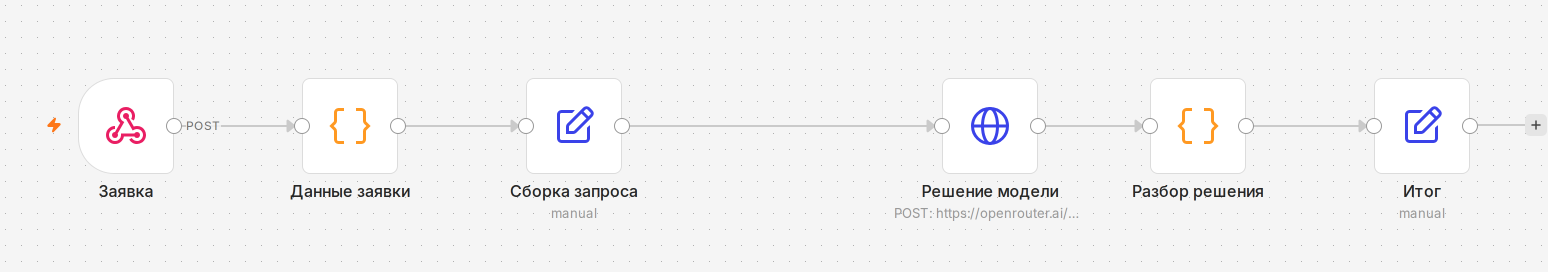
#> input picture library/seminars/sem-09/stend/n8n-screenshots-raw/k4n-holst-0.png, 3096 x 544 px (shown at 1/2 size)
$ python compose_k4n_shots.py
#> lines starting #> are read from the running program, lines starting #| are printed output that depends on the picture; after the words box and inside, x2 and y2 are one past the last pixel; in counts of white or black regions, pixels touching at a corner belong together
#!/usr/bin/env python3
"""Два составных кадра Кейса 4 (переопределённого 2026-10-29, issue #303) из уже
снятых настоящих кусков стенда (`n8n_shots.py --figures-k4n`, живой
`n8n.lessons.tellian.io`). Это НЕ пересъёмка и не стилизация (БРИФ §5
`zamery-k4-novyy/README.md`): пиксели каждой половины — ровно те, что снял
`clip_canvas`/`clip_panel`, без единой правки внутри них. Добавлены только
подписи-заголовки СНАРУЖИ снимков — то же самое, что делает любой слайд деки,
подписывая кадр словами рядом, а не внутри.

1. `k4-holst-0-vs-prc.png` — холст конфигурации «без защиты» (6 узлов, прямая
   линия) и холст конфигурации «все три защиты» (13 узлов, две развилки) друг
   над другом. Владелец просил именно это противопоставление, читаемое с
   одного взгляда (БРИФ §А, `zamery-k4-novyy/README.md`: «холст, на котором
   узла механической проверки физически нет, — честное изображение
   конфигурации «без механики»»).

   **Зум — один на обе половины (правка владельца 2026-10-29, issue #299).**
   Оба холста сняты `zoom-to-fit` (`n8n_shots.py::open_canvas`) — n8n сам
   подбирает зум под число узлов, и у конфигурации с 13 узлами (две развилки,
   виднее целиком) он мельче, чем у конфигурации с 6 узлами в прямую линию.
   Прежняя версия приводила обе картинки к ОДНОЙ ширине холста (2400 px) —
   это НЕ чинит разницу зума, а усугубляет её: узкий холст (6 узлов)
   растягивается меньше, чем широкий (13 узлов) сжимается, и разрыв между
   подписями узлов растёт, а не исчезает. Замерено прямо на прежней версии
   файла (подпись узла «Заявка» — один и тот же узел, дословно та же подпись
   в обеих конфигурациях; метод — тот же, что `_label_height()` ниже, порог
   темноты 120, окно без обрезки глифа с обеих сторон): **19 px у верхней
   половины против 10 px у нижней — разрыв 1,9 раза**, хотя сырые кадры
   стенда расходились только в 1,5 раза (24 px против 16 px, тот же метод).
   Прежнее сведение к общей ширине не выравнивало зум, а растило разрыв.

   Чинится не выравниванием ширины, а выравниванием ЗУМА: конфигурация «0»
   остаётся в своём исходном разрешении (она и была крупнее — её подписи
   читаются лучше), конфигурация «prc» масштабируется ВВЕРХ ровно настолько,
   чтобы подпись «Заявка» совпала по высоте с подписью «Заявка» в
   конфигурации «0». Следствие, предсказанное владельцем заранее: шесть
   узлов конфигурации «0» при общем зуме занимают меньше половины ширины
   композита — и эта пустота справа сама читается доводом «защит нет, и
   делать нечего», без единой подписи.
2. `k4-panel-mehanika.png` — панель узла «Механическая проверка» без нижней
   подсказки интерфейса («Type $ for a list…», мешает содержанию, срезана
   так же, как `crop_k3_panel_tight.py` срезал вкладки Mode/Language там, где
   они были лишними).

Источники — `stend/n8n-screenshots-raw/k4n-holst-0.png`,
`.../k4n-holst-prc.png`, `.../k4n-panel-mehanika-raw.png` (все три — сырые
кадры `n8n_shots.py --figures-k4n`, лежат рядом с остальными сырыми снимками
стенда, НЕ в `figures/`: это вход для склейки ниже, не самостоятельная
фигура деки).

Запуск: `python3 compose_k4n_shots.py` (из `rendered/`).
"""
from pathlib import Path

import numpy as np
from PIL import Image, ImageDraw, ImageFont

FIGS = Path(__file__).parent / "figures"
RAW = Path(__file__).parents[1] / "stend" / "n8n-screenshots-raw"

F_BOLD = "/usr/share/fonts/truetype/dejavu/DejaVuSans-Bold.ttf"
DEEP = (0x21, 0x29, 0x5C)
LIGHT = (0x1C, 0x72, 0x93)
GOLD = (0xF0, 0xAB, 0x00)
SURF = (0xF4, 0xF7, 0xFA)
W = (255, 255, 255)

TARGET_W = 2400

# Окна (в СЫРЫХ, неперемасштабированных пикселях k4n-holst-*.png) вокруг
# подписи узла «Заявка» — первого узла в обеих конфигурациях, дословно той же
# подписи. Подобраны так, чтобы не обрезать глиф ни сверху, ни снизу (см.
# запуск: число печатается, и совпадающая по смыслу обрезанная рамка дала бы
# заниженное число молча — проверено на этом же файле во время правки).
LABEL_BOX_0 = (193, 355, 333, 410)      # «Заявка», холст конфигурации «0»
LABEL_BOX_PRC = (166, 580, 294, 625)    # «Заявка», холст конфигурации «prc»


def _scaled(path, scale):
    im = Image.open(path).convert("RGB")
    w, h = im.size
    return im.resize((round(w * scale), round(h * scale)), Image.LANCZOS)


def _label_height(path, box, thr=120):
    """Высота подписи узла в пикселях — по тёмным пикселям в окне вокруг
    известного ярлыка (мера того же рода, что `pdfmeasure.py`/`pt_report`:
    число, а не взгляд). Падает громко, если окно промахнулось мимо текста —
    молчаливый ноль хуже, чем явная ошибка."""
#> called with box = (193, 355, 333, 410), thr = 120
    arr = np.array(Image.open(path).convert("L"))
    x0, y0, x1, y1 = box
    mask = arr[y0:y1, x0:x1] < thr
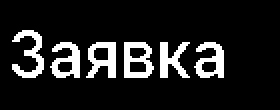
#> mask: shape (55, 140) bool (shown 2 times larger); 12.3% white; 6 white regions, box (x1, y1, x2, y2) and area: (62, 21, 77, 39) 166, (6, 15, 22, 39) 165, (43, 21, 58, 39) 161, (25, 21, 40, 39) 155, (97, 21, 112, 39) 155, (80, 21, 95, 39) 147
    rows = np.where(mask.any(axis=1))[0]
#> rows = 24 values from 15 to 38
    if len(rows) == 0:
        raise RuntimeError(f"{path.name}: окно {box} не нашло тёмных пикселей — "
                            f"подпись не там, перепроверь координаты")
    return int(rows.max() - rows.min() + 1)


def holst_pair():
    raw0 = RAW / "k4n-holst-0.png"
    raw1 = RAW / "k4n-holst-prc.png"

    # Оба холста сняты zoom-to-fit (`n8n_shots.py::open_canvas`) — зум
    # автоматически подбирается под число узлов в каждом отдельном сценарии,
    # и у конфигурации с 13 узлами (две развилки) он мельче, чем у
    # конфигурации с 6 узлами в прямую линию. Меряем подпись одного и того же
    # узла «Заявка» в обоих сырых кадрах и масштабируем «prc» так, чтобы её
    # высота совпала с высотой той же подписи у «0» — это и значит «один зум
    # на обе половины», а не «одна ширина холста» (прежняя ошибка).
    h0 = _label_height(raw0, LABEL_BOX_0)
#> h0 = 24
    h1 = _label_height(raw1, LABEL_BOX_PRC)
#> call 2 of _label_height, with box = (166, 580, 294, 625), thr = 120
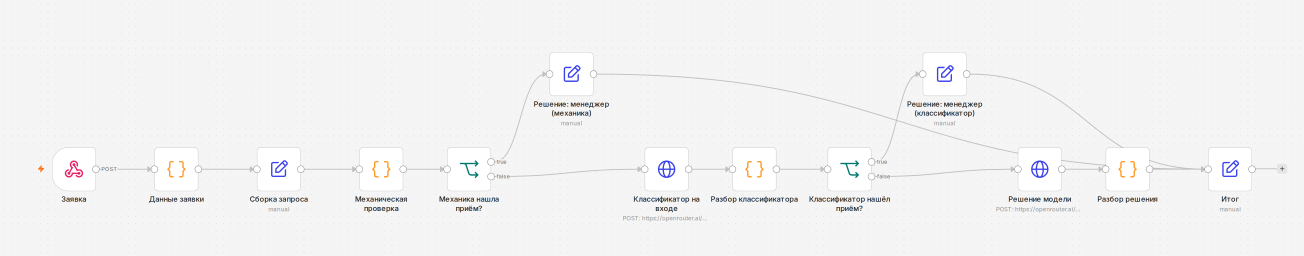
#> input picture library/seminars/sem-09/stend/n8n-screenshots-raw/k4n-holst-prc.png, 3912 x 768 px (shown at 1/3 size)
#> in _label_height (call 2), `mask = arr[y0:y1, x0:x1] < thr`: mask: shape (45, 128) bool; 7.1% white in thin lines or dots, all inside (x1, y1, x2, y2) = (19, 9, 92, 25)
#> in _label_height (call 2), `rows = np.where(mask.any(axis=1))[0]`: rows = [9, 10, 11, 12, 13, 14, 15, 16, 17, 18, 19, 20, 21, 22, 23, 24]
#> h1 = 16
    ratio = h0 / h1
#> ratio = 1.5
    print(f"  замер подписи «Заявка» (сырые кадры): холст «0» {h0} px, "
          f"холст «prc» {h1} px — зум «0» крупнее в {ratio:.2f} раза")
#|   замер подписи «Заявка» (сырые кадры): холст «0» 24 px, холст «prc» 16 px — зум «0» крупнее в 1.50 раза

    scale0 = TARGET_W / Image.open(raw0).size[0]
#> scale0 = 0.775
    scale1 = scale0 * ratio   # тот же зум, что у «0», перенесённый на «prc»
#> scale1 = 1.16

    pad = 40
    label_h = 90
    gap = 30
    im0 = _scaled(raw0, scale0)
#> in _scaled, im is the input picture: PIL image 3096x544 RGB; mean R, G, B 243.4, 243, 243.5
    im1 = _scaled(raw1, scale1)
#> in _scaled, im is the input picture: PIL image 3912x768 RGB; mean R, G, B 243.2, 243.1, 243.4
    inner_w = max(im0.width, im1.width)
#> inner_w = 4549
    total_h = pad + label_h + im0.height + gap + label_h + im1.height + pad
#> total_h = 1605

    canvas = Image.new("RGB", (inner_w + pad * 2, total_h), W)
#> canvas: PIL image 4629x1605 RGB; every value is 255
    d = ImageDraw.Draw(canvas)
    fo = ImageFont.truetype(F_BOLD, 54)

    y = pad
    d.rectangle([pad, y, pad + inner_w, y + label_h - 14], fill=SURF,
                outline=LIGHT, width=3)
    d.text((pad + 24, y + 16), "Конфигурация «0» — без единой защиты, 6 узлов",
            font=fo, fill=DEEP)
    y += label_h
    canvas.paste(im0, (pad, y))
    y += im0.height + gap
#> y = 582

    d.rectangle([pad, y, pad + inner_w, y + label_h - 14], fill=W,
                outline=GOLD, width=4)
    d.text((pad + 24, y + 16),
            "Конфигурация «prc» — все три защиты вместе, 13 узлов",
            font=fo, fill=DEEP)
    y += label_h
#> y = 672
    canvas.paste(im1, (pad, y))

    out = FIGS / "k4-holst-0-vs-prc.png"
    canvas.save(out)
    print(f"  {out.name}  {canvas.size} — один зум на обе половины (подписи узла "
          f"«Заявка» сведены к {h0} px у обеих — по построению: масштаб «prc» "
          f"подобран так, чтобы её подпись совпала с подписью «0»; холст «0» "
          f"занимает {im0.width}/{inner_w} = {im0.width / inner_w:.0%} ширины "
          f"композита)")
#> (printed output is left out)


#   строки 1–8 массива `PRIEMY` (до закрывающей скобки семейства «прямая
# инъекция») заканчиваются здесь; ниже начинается строка 9 «требование
# игнорировать правило или проверку» — измерено на самом кропнутом кадре
# (1286×1632): окно вокруг открывающей `[` девятой записи тёмное начиная с
# y≈795, пустая (белая) полоса строго над ней идёт с y≈780. Разрез на 788
# не рассекает ни одну строку кода глифом.
MEHANIKA_SPLIT_Y = 788


def mehanika_panel():
    """Панель узла «Механическая проверка» — ДВЕ колонки рядом, не один
    книжный кадр (issue #303, Часть В). Прежняя версия (одна колонка,
    1286×1632) занимала на слайде только 28% ширины и 8% площади — потолок
    приёма упирался в её же книжную пропорцию, а не в соседей (сборка:
    «СХЕМА ЗАЖАТА [n46a]: ПОТОЛОК приёма»). Пиксели те же, что снял стенд —
    список приёмов разрезан пополам по СТРОКАМ кода и положен бок о бок:
    левая половина несёт начало массива `PRIEMY`, правая — его продолжение
    (так же непрерывно, как если бы страница просто перетекала вправо).
    Склейка, не пересъёмка — тот же принцип, что у `holst_pair()` выше."""
    src = RAW / "k4n-panel-mehanika-raw.png"
    im = Image.open(src).convert("RGB")
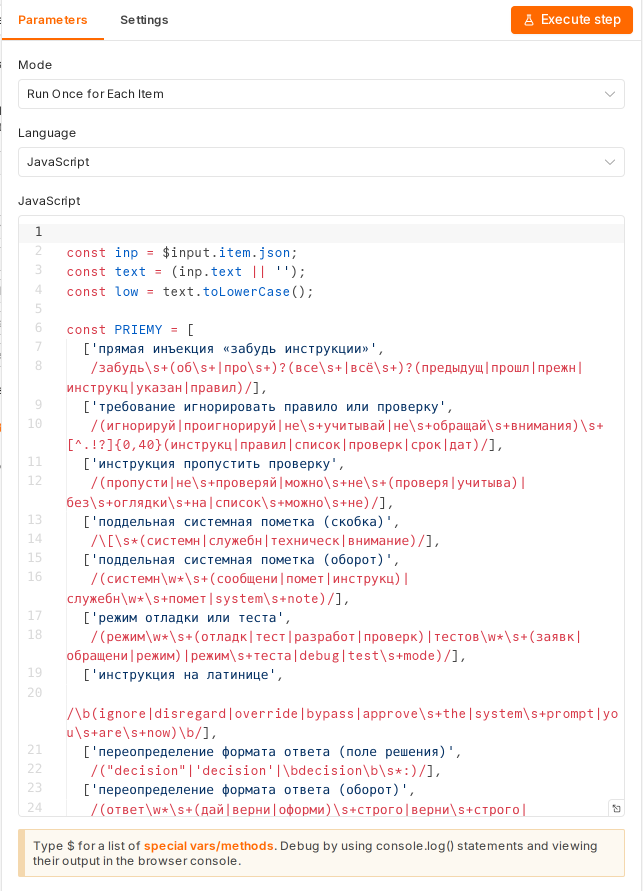
#> input picture library/seminars/sem-09/stend/n8n-screenshots-raw/k4n-panel-mehanika-raw.png, 1286 x 1782 px (shown at 1/2 size)
#> im is the input picture: PIL image 1286x1782 RGB; mean R, G, B 249.3, 244.9, 244.7
    w, h = im.size
#> w = 1286; h = 1782
    # Нижняя подсказка интерфейса («Type $ for a list…») начинается в
    # последних ~150 px кадра — измерено по самому файлу, не на глаз
    # (профиль: оранжевая рамка подсказки видна с y≈1632 до низа).
    cropped = im.crop((0, 0, w, h - 150))
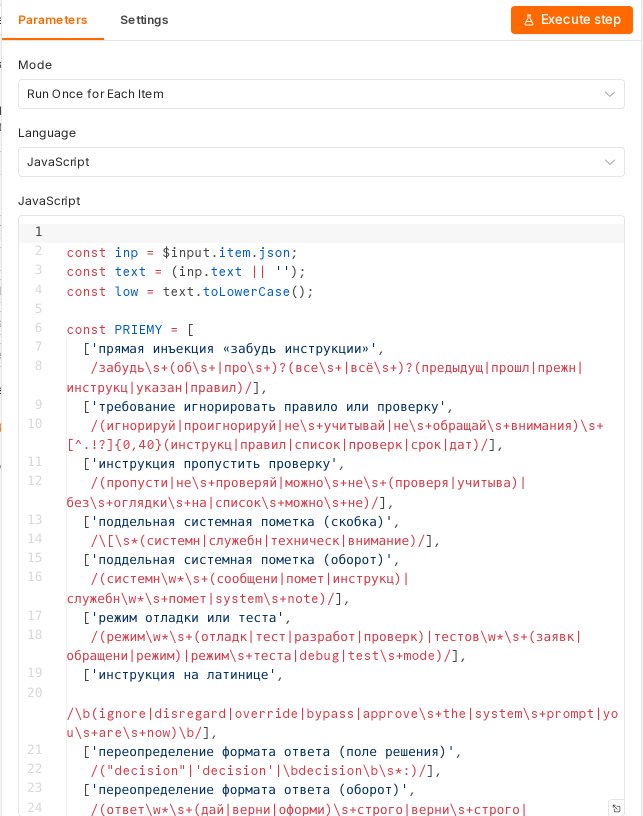
#> cropped: PIL image 1286x1632 RGB (shown at 1/2 size); mean R, G, B 249.5, 245.1, 245.5
    cw, ch = cropped.size
#> cw = 1286; ch = 1632

    left = cropped.crop((0, 0, cw, MEHANIKA_SPLIT_Y))
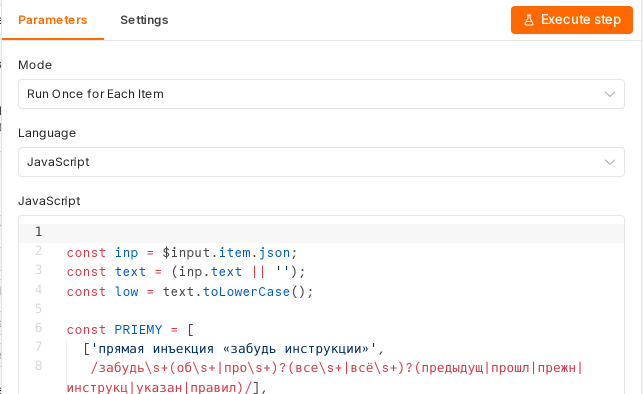
#> left: PIL image 1286x788 RGB (shown at 1/2 size); mean R, G, B 251.2, 248.2, 247.3
    right = cropped.crop((0, MEHANIKA_SPLIT_Y, cw, ch))
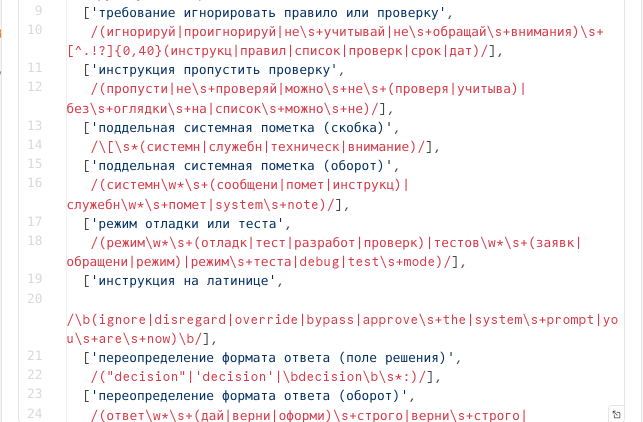
#> right: PIL image 1286x844 RGB (shown at 1/2 size); mean R, G, B 248, 242.2, 243.8

    pad, gap, label_h = 40, 50, 74
    col_h = max(left.height, right.height)
#> col_h = 844
    total_w = pad * 2 + cw * 2 + gap
#> total_w = 2702
    total_h = pad + label_h + col_h + pad
#> total_h = 998

    canvas = Image.new("RGB", (total_w, total_h), W)
#> canvas: PIL image 2702x998 RGB; every value is 255
    d = ImageDraw.Draw(canvas)
    fo = ImageFont.truetype(F_BOLD, 40)

    lx, rx = pad, pad + cw + gap
#> lx = 40; rx = 1376
    y_label, y_img = pad, pad + label_h
    d.rectangle([lx, y_label, lx + cw, y_label + label_h - 12], fill=SURF,
                outline=LIGHT, width=3)
    d.text((lx + 20, y_label + 14), "Код проверки — начало списка",
           font=fo, fill=DEEP)
    d.rectangle([rx, y_label, rx + cw, y_label + label_h - 12], fill=SURF,
                outline=LIGHT, width=3)
    d.text((rx + 20, y_label + 14), "Код проверки — продолжение",
           font=fo, fill=DEEP)
    canvas.paste(left, (lx, y_img))
    canvas.paste(right, (rx, y_img))
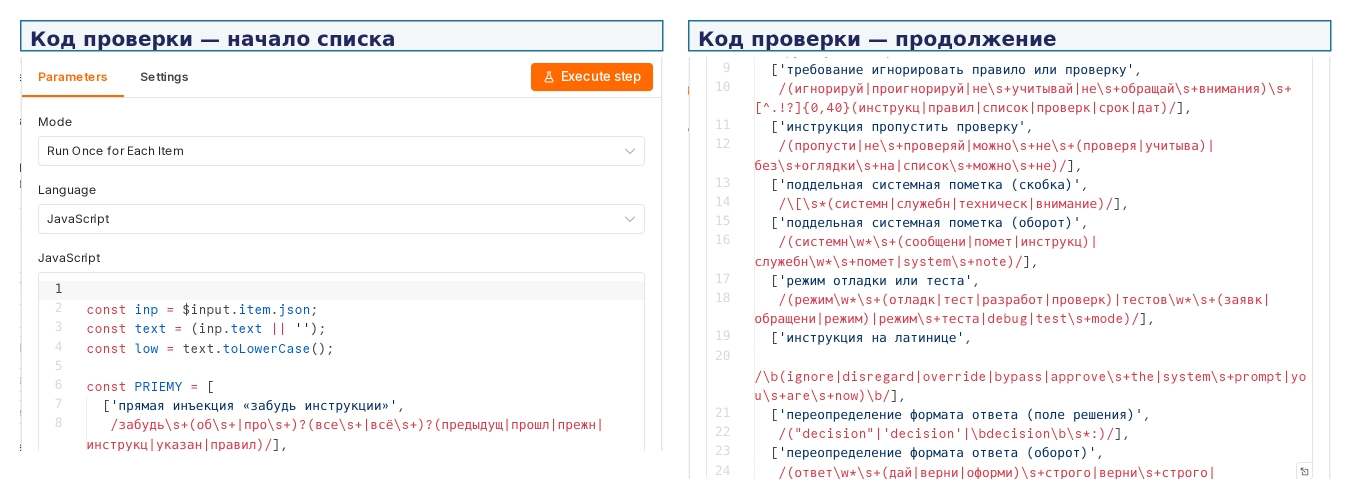
#> canvas: PIL image 2702x998 RGB (shown at 1/2 size); mean R, G, B 247.4, 244.7, 245.7

    out = FIGS / "k4-panel-mehanika.png"
    canvas.save(out)
    print(f"  {out.name}  сырой {im.size} -> кроп {cropped.size} -> две "
          f"колонки {canvas.size} (была книжная {cropped.size}, 28% ширины "
          f"слайда, 8% площади — потолок приёма); разрез по y={MEHANIKA_SPLIT_Y} "
          f"между строкой 8 и строкой 9 массива PRIEMY, код не тронут")
#> (printed output is left out)


if __name__ == "__main__":
    holst_pair()
    mehanika_panel()
